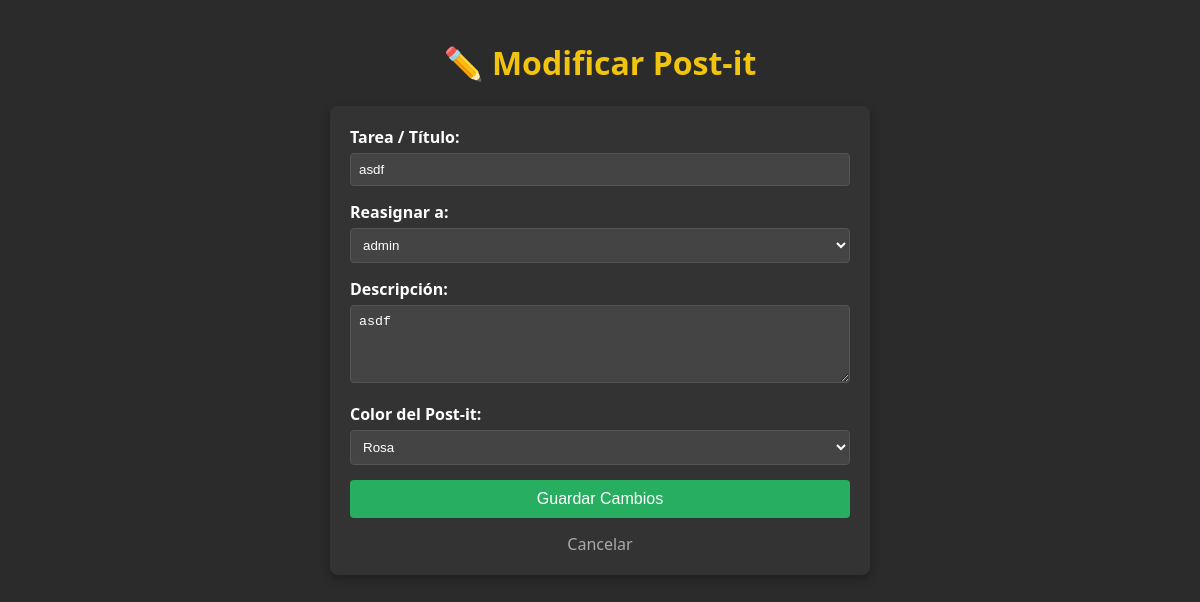
Page /editar/11/ (signed in) on the committed database.
### tareas/models.py (models this page shows, shortened)
class PostIt(models.Model):
    COLORES_CHOICES = [
        ('#fff740', 'Amarillo'),
        ('#ff7eb9', 'Rosa'),
        ('#7afcff', 'Azul'),
        ('#98ff98', 'Verde'),
    ]
    titulo = models.CharField(max_length=100)
    contenido = models.TextField(blank=True)
    color = models.CharField(max_length=7, choices=COLORES_CHOICES, default='#fff740')
    creado_el = models.DateTimeField(auto_now_add=True)
    completada = models.BooleanField(default=False)
    asignado_a = models.ForeignKey(User, on_delete=models.CASCADE, related_name='tareas')

### tareas/views.py (the view, shortened to what this page needs)
# urls.py: path('editar/<int:tarea_id>/', views.editar_tarea, name='editar_tarea'),
@login_required
def editar_tarea(request, tarea_id):
    tarea = get_object_or_404(PostIt, id=tarea_id)
    if tarea.completada: return redirect('pizarra')
    usuarios = User.objects.all() # Necesario para el select en editar.html
    return render(request, 'editar.html', {'tarea': tarea, 'usuarios': usuarios})

### tareas/templates/editar.html (shortened to what this page needs)
{% load static %}
<!DOCTYPE html>
<html lang="es">
<head>
    <link rel="stylesheet" href="{% static 'css/estilos.css' %}">
</head>
<body>
    <h1>✏️ Modificar Post-it</h1>
    <div class="formulario-contenedor">
        <form method="POST">
            <div class="campo-grupo">
                <label for="titulo">Tarea / Título:</label>
                <input type="text" id="titulo" name="titulo" required value="{{ tarea.titulo }}">
            </div>
            <div class="campo-grupo">
                <label for="usuario_asignado">Reasignar a:</label>
                <select id="usuario_asignado" name="usuario_asignado">
                    {% for u in usuarios %}
                        <option value="{{ u.id }}" {% if u.id == tarea.asignado_a.id %}selected{% endif %}>
                            {{ u.username }}
                        </option>
                    {% endfor %}
                </select>
            </div>
            <div class="campo-grupo">
                <label for="contenido">Descripción:</label>
                <textarea id="contenido" name="contenido" rows="4">{{ tarea.contenido }}</textarea>
            </div>
            <div class="campo-grupo">
                <label for="color">Color del Post-it:</label>
                <select id="color" name="color">
                    <option value="#ff7eb9" {% if tarea.color == "#ff7eb9" %}selected{% endif %}>Rosa</option>
                </select>
            </div>
            <button type="submit" class="btn-guardar">Guardar Cambios</button>
            <a href="{% url 'pizarra' %}" style="display: block; text-align: center; margin-top: 15px; color: #aaa; text-decoration: none;">Cancelar</a>
        </form>
    </div>
</body>
</html>

### tareas/static/css/estilos.css (style rules this page uses)
body { background-color: #2b2b2b; color: #ffffff; font-family: 'Segoe UI', Tahoma, Geneva, Verdana, sans-serif; margin: 0; padding: 20px; }
h1 { text-align: center; color: #f1c40f; }
.formulario-contenedor { background-color: #333333; max-width: 500px; margin: 0 auto 30px auto; padding: 20px; border-radius: 8px; box-shadow: 0 4px 10px rgba(0,0,0,0.3); }
.campo-grupo { margin-bottom: 15px; }
.campo-grupo label { display: block; margin-bottom: 5px; font-weight: bold; }
.campo-grupo input[type="text"], .campo-grupo input[type="password"], .campo-grupo textarea, .campo-grupo select { width: 100%; padding: 8px; border-radius: 4px; border: 1px solid #555; background-color: #444 !important; color: #fff !important; box-sizing: border-box; }
.btn-guardar { background-color: #27ae60; color: white; border: none; padding: 10px 15px; width: 100%; border-radius: 4px; cursor: pointer; font-size: 16px; }

### rows in the picture
PostIt: titulo "asdf", usuario_asignado "admin", contenido "asdf", color "Rosa"
